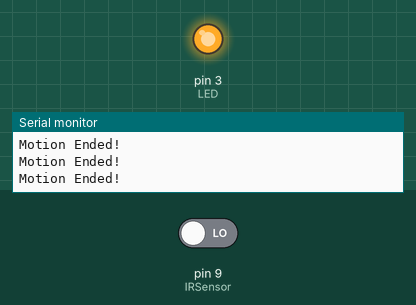
Bench run of a sketch on a simulated Arduino Uno, built with avr-gcc and run on an emulated ATmega328P. Parts: output pins drawn as LEDs (lit = HIGH), the last lines printed to the serial monitor. Inputs (shaded band) come from the test bench; at power-on: pin 9 (IRSensor) LOW.

Above: at 2.8 s.
2.9 s: pin 9 (IRSensor) driven HIGH
At 3.3 s:
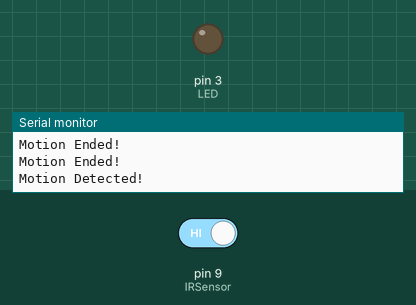
4.5 s: pin 9 (IRSensor) driven LOW
At 6.1 s:
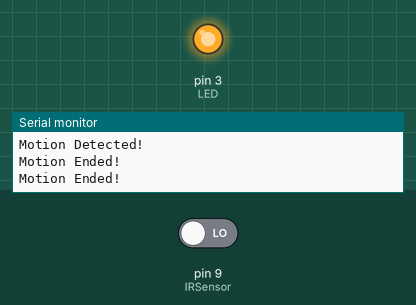
Timing chart, 0 to 7.6 s (numbered marks = the images above; inputs shaded):
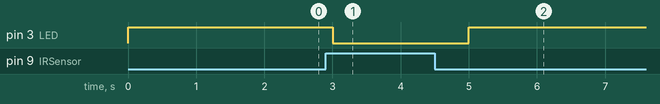

The sketch:

IR.ino
```cpp
// Define the pin connected to the IR sensor module and LED
const int IRSensor = 9; // connect IR sensor module to Arduino pin D9
const int LED = 3;     // connect LED to Arduino pin 13

void setup() {
  Serial.begin(9600); // Initialize Serial communication
  pinMode(IRSensor, INPUT); // Set IR Sensor pin as INPUT
  pinMode(LED, OUTPUT);     // Set LED pin as OUTPUT
}

void loop() {
  // Read the digital value from the IR sensor
  int sensorStatus = digitalRead(IRSensor);

  // Check if motion is detected (sensorStatus is HIGH)
  if (sensorStatus == HIGH) {
    // Turn off the LED
    digitalWrite(LED, LOW);
    // Print "Motion Detected!" to the serial monitor
    Serial.println("Motion Detected!");
  } else {
    // If no motion detected, turn on the LED
    digitalWrite(LED, HIGH);
    // Print "Motion Ended!" to the serial monitor
    Serial.println("Motion Ended!");
  }

  // Add a short delay to avoid rapid serial output
  delay(1000);
}
```

Measured:
- after the input at 2.9 s, pin 3 (LED): HIGH → LOW after 0.10 s
- after the input at 4.5 s, pin 3 (LED): LOW → HIGH after 0.50 s
